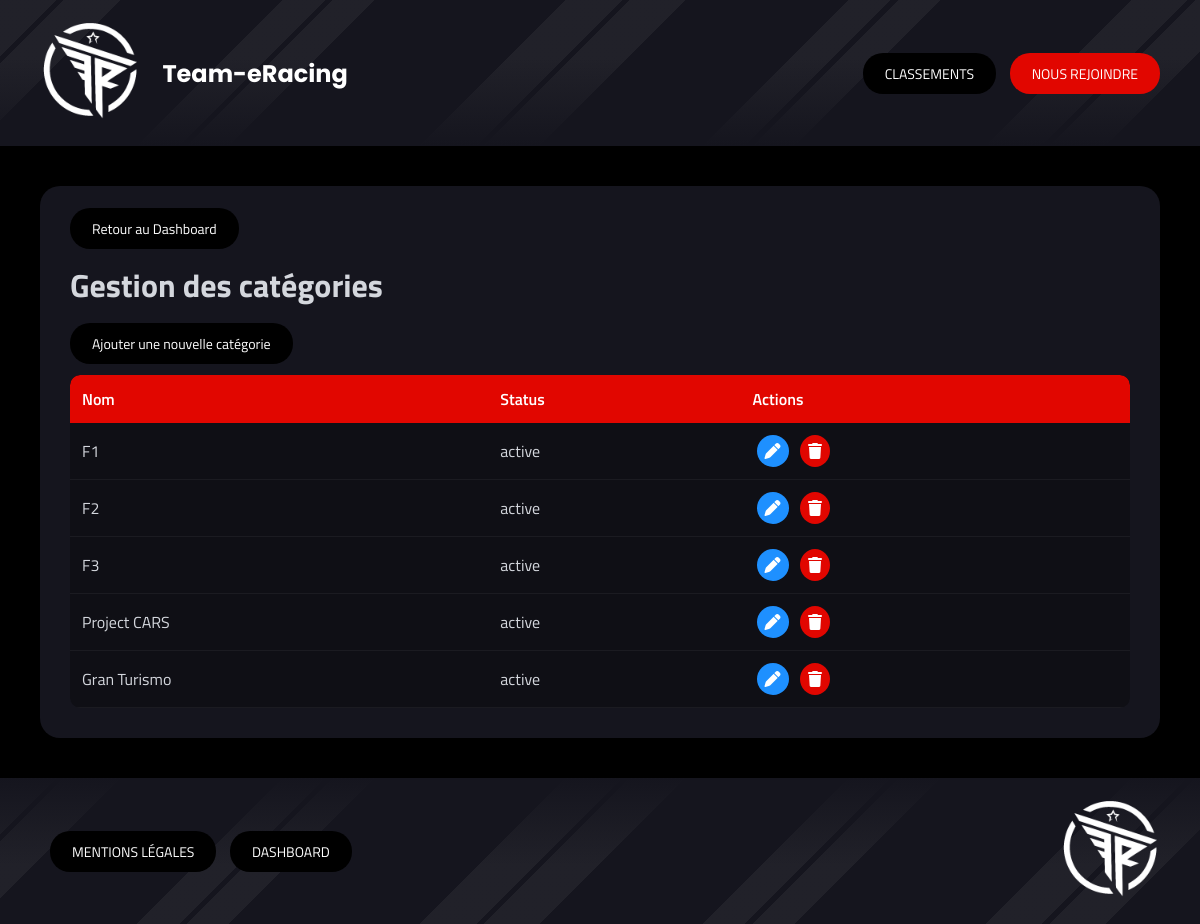
The page /index.php?controller=categories&action=index (signed in) on the database as committed earlier.
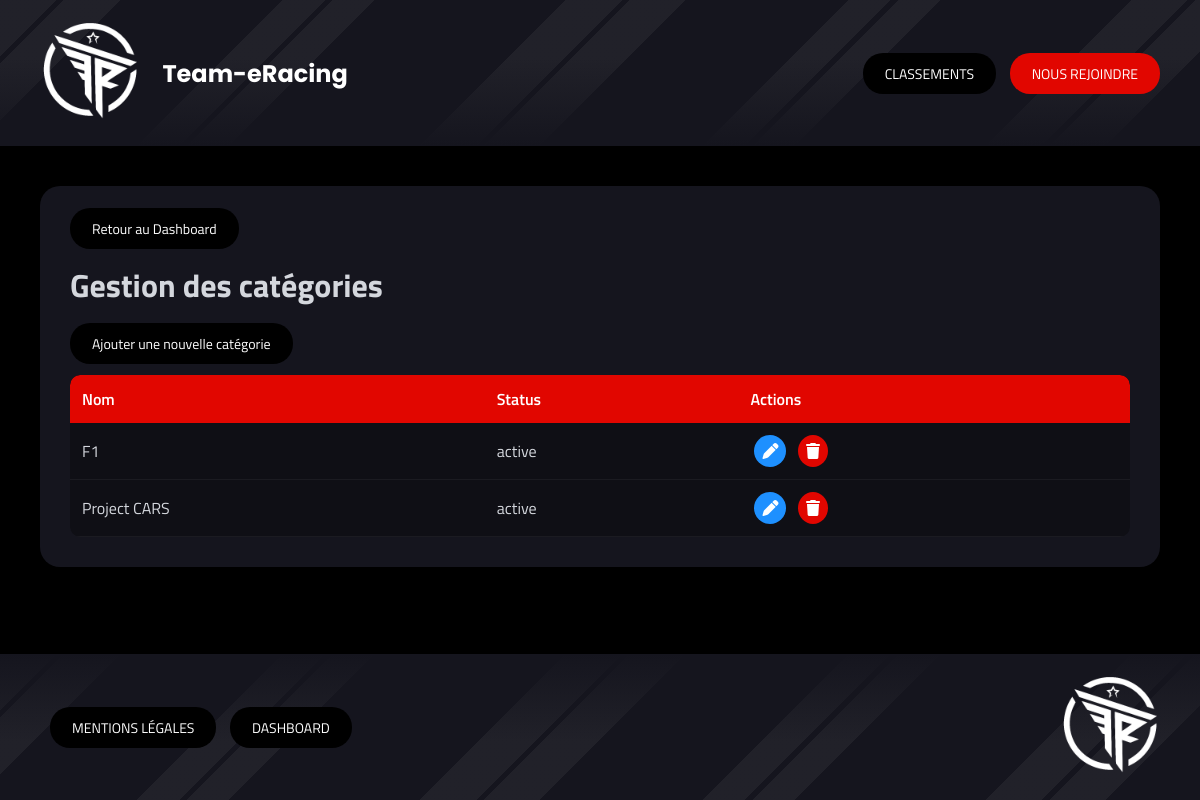
The same page on the database as committed later.
### tables this page shows
CREATE TABLE IF NOT EXISTS `categories` (
  `id` int NOT NULL AUTO_INCREMENT,
  `name` varchar(50) NOT NULL,
  `status` enum('active','desactive') DEFAULT 'active',
  PRIMARY KEY (`id`),
  UNIQUE KEY `name` (`name`)
);

### Autoloader.php (called while the page is built, shortened)
<?php
class Autoloader{
    static function autoload($class){
        $class = str_replace(__NAMESPACE__.'\\','',$class);
        $class = str_replace('\\','/',$class);
    }
}
?>

### Core/Auth.php (called while the page is built, shortened)
<?php
class Auth
{
    public static function start()
    {
        if (session_status() === PHP_SESSION_NONE) {
            $secure = (!empty($_SERVER['HTTPS']) && $_SERVER['HTTPS'] === 'on') ||
                    (!empty($_SERVER['HTTP_X_FORWARDED_PROTO']) && $_SERVER['HTTP_X_FORWARDED_PROTO'] === 'https');
            $lifetime = 300 ;
        }
    }
    public static function check(): bool
    {
        return isset($_SESSION['user_id']);
    }
    public static function hasRole(string $requiredRole): bool
    {
        return isset($_SESSION['role']) && $_SESSION['role'] === $requiredRole;
    }
}

### Controllers/Controller.php (called while the page is built, shortened)
<?php
abstract class Controller
{
    protected function authMiddleware(string|array $requiredRoles = null)
    {
        if ($requiredRoles) {
            if (is_array($requiredRoles)) {
                foreach ($requiredRoles as $role) {
                    if (\App\Core\Auth::hasRole($role)) {
                        $userHasRole = true;
                        break;
                    }
                }
            } else {
                $userHasRole = \App\Core\Auth::hasRole($requiredRoles);
            }
        }
    }
    public function render(string $path, array $data = [])
    {
        extract($data);
        include dirname(__DIR__) . '/Views/' . $path . '.php';
        $content = ob_get_clean();
        include dirname(__DIR__) . '/Views/base.php';
    }
}
?>

### Controllers/CategoriesController.php (called while the page is built, shortened)
<?php
class CategoriesController extends Controller {
    public function index()
    {
        $categories = CategoriesModel::all();
        $this->render('dashboard/categories/index', [
            'list' => $categories
        ]);
    }
}
?>

### public/index.php (called while the page is built, shortened)
<?php
include '../Autoloader.php';
$route = new Router();
$route->routes();
?>

### Core/DbConnect.php (called while the page is built, shortened)
<?php
class DbConnect
{
    protected $connection;
    public function getConnection()
    {
        return $this->connection;
    }
    public function __construct()
    {
        try {
            $dsn = 'mysql:host=' . self::SERVER . ';dbname=' . self::BASE . ';charset=utf8mb4';
                $this->connection = new PDO($dsn, self::USER, self::PASSWORD, [
                    PDO::ATTR_ERRMODE => PDO::ERRMODE_EXCEPTION,
                    PDO::ATTR_DEFAULT_FETCH_MODE => PDO::FETCH_OBJ,
                    PDO::ATTR_EMULATE_PREPARES => false
                ]);
        } catch (Exception $e) {
            die('Erreur : ' . $e->getMessage());
        }
    }
}
?>

### Models/CategoriesModel.php (called while the page is built, shortened)
<?php
class CategoriesModel extends DbConnect {
    public static function all(){
        $db = new DbConnect();
        return $db->getConnection()->query("
            SELECT id, name, status
            FROM categories
            ORDER BY id ASC
        ")->fetchAll();
    }
}
?>

### Views/dashboard/categories/index.php (the view, shortened to what this page needs)
<div class="section-dashboard">
    <div class="section-header">
        <a class="nav-btn-dashboard" href="index.php?controller=dashboard">Retour au Dashboard</a>
        <h1>Gestion des catégories</h1>
        <a class="nav-btn-dashboard" href="index.php?controller=categories&action=create">Ajouter une nouvelle catégorie</a>
    </div>
    <div class="table-responsive">
        <table class="dashboard-table">
            <thead>
                <tr>
                    <th>Nom</th>
                    <th>Status</th>
                    <th class="actions-column">Actions</th>
                </tr>
            </thead>
            <tbody>
                <?php foreach ($list as $cat): ?>
                <tr>
                    <td><?= htmlspecialchars($cat->name) ?></td>
                    <td><?= htmlspecialchars($cat->status) ?></td>
                    <td class="actions">
                        <a class="action-btn edit" href="index.php?controller=categories&action=update&id=<?= $cat->id ?>">
                            <i class="fa-solid fa-pen"></i>
                        </a>
                        <a class="action-btn delete" href="index.php?controller=categories&action=delete&id=<?= $cat->id ?>">
                            <i class="fa-solid fa-trash"></i>
                        </a>
                    </td>
                </tr>
                <?php endforeach; ?>
            </tbody>
        </table>
    </div>
</div>

### Core/Router.php (shortened to what this page needs)
<?php
class Router
{
    public function routes()
    {
        $controllerName = isset($_GET['controller']) ? ucfirst(array_shift($_GET)) : 'Home';
        $controllerClass = '\\App\\Controllers\\' . $controllerName . 'Controller';
        $action = isset($_GET['action']) ? array_shift($_GET) : 'index';
        if (class_exists($controllerClass)) {
            $controller = new $controllerClass();
            if (method_exists($controller, $action)) {
                call_user_func_array([$controller, $action], $_GET ?? []);
            } else {
                $this->render404();
            }
        } else {
            $this->render404();
        }
    }
}
?>

### Views/base.php (shortened to what this page needs)
<!DOCTYPE html>
<html lang="fr">
<head>
<link rel="stylesheet" href="style-v1.7.css" />
</head>
<body>
<header>
<div class="logo_and_name_header">
    <div class="logo_header">
        <a href="index.php"><img src="img/logo_team_eracing.png" alt="Logo Communauté Team-eRacing"></a>
    </div>
    <h2 class="name_header">Team-eRacing</h2>
</div>
<nav>
<a class="nav-btn" href="index.php?controller=classements">CLASSEMENTS</a>
<a class="nav-btn red" href="index.php?controller=join">NOUS REJOINDRE</a>
</nav>
</header>
<main>
<?= $content ?>
</main>
<footer>
<div>
<a class="nav-btn" href="index.php?controller=mentions">MENTIONS LÉGALES</a>
<a class="nav-btn" href="index.php?controller=dashboard">DASHBOARD</a>
</div>
<div class="logo_footer"><a href="index.php"><img src="img/logo_team_eracing.png" alt="Logo Communauté Team-eRacing"></a></div>
</footer>
</body>
</html>

### public/style-v1.7.css (style rules this page uses)
html, body { height: 100%; margin: 0; padding: 0; background: #000000; font-family: 'Titillium Web', 'Segoe UI', 'Helvetica Neue', Arial, sans-serif; color: #d4d7dd; }
body { display: flex; flex-direction: column; }
main { flex: 1; }
footer { margin-top: auto; }
header, footer { display: flex; justify-content: space-between; align-items: center; padding: 20px 40px; background: #15151E; --fade-dir: to bottom; background-image: linear-gradient(var(--fade-dir), transparent 40%, #15151E 100% ), repeating-linear-gradient( 135deg, rgba(255,255,255,0.05) 0 40px, transparent 40px 45px, rgba(255,255,255,0.05) 45px 85px, transparent 85px 200px, rgba(255,255,255,0.05) 200px 230px, transparent 230px 235px, rgba(255,255,255,0.05) 235px 265px, transparent 265px 400px ); }
footer { --fade-dir: to top; }
.nav-btn { padding: 10px 22px; border-radius: 20px; background: #000000; color: white; text-decoration: none; margin-left: 10px; font-size: 14px; cursor: pointer; transition: background-color 0.3s; }
.nav-btn.red { background: #E10600; }
.section-dashboard { background: #15151E; margin: 40px; padding: 30px; border-radius: 20px; gap: 20px; }
.nav-btn-dashboard { padding: 10px 22px; border-radius: 20px; background: #000000; color: white; text-decoration: none; font-size: 14px; cursor: pointer; transition: background-color 0.3s; }
.logo_and_name_header { display: flex; align-items: center; width: 40%; }
.logo_header img, .logo_footer img { max-width: 100px; height: auto; }
.name_header { font-family: 'Poppins', 'Segoe UI', 'Helvetica Neue', Arial, sans-serif; color: white; padding-left: 5%; }
.table-responsive { overflow-x: auto; border-radius: 10px; margin-top: 20px; }
.dashboard-table { width: 100%; border-collapse: collapse; background: #0f0f15; border-radius: 10px; overflow: hidden; }
.dashboard-table th { background: #E10600; padding: 12px; text-align: left; color: white; font-weight: 600; }
.dashboard-table td { padding: 12px; border-bottom: 1px solid rgba(255,255,255,0.05); }
.actions-column { text-align: center; }
.action-btn { padding: 8px; border-radius: 50%; margin: 0 4px; text-decoration: none; display: inline-flex; }
.action-btn.edit { background: #1e90ff; color: white; }
.action-btn.delete { background: #E10600; color: white; }

Rows that differ between the two databases and show on the page:
removed categories: name "F2", status "active"
removed categories: name "F3", status "active"
removed categories: name "Gran Turismo", status "active"
